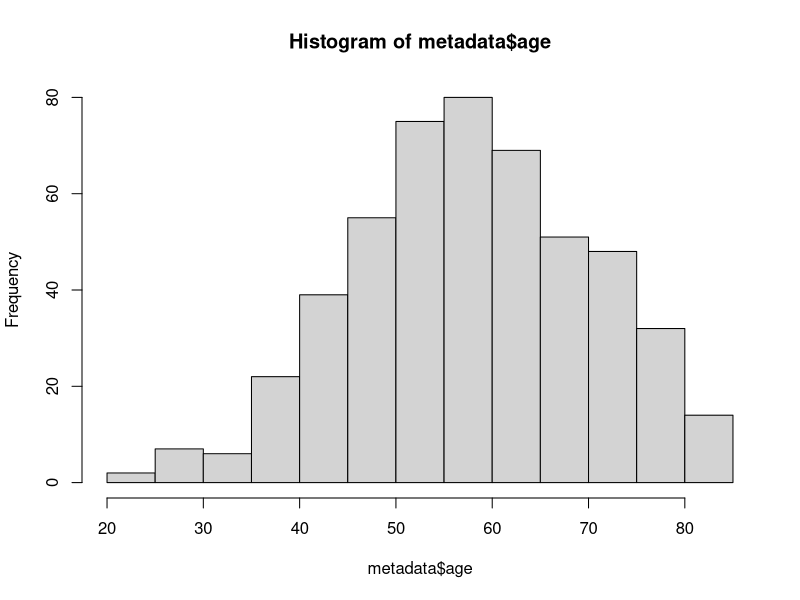
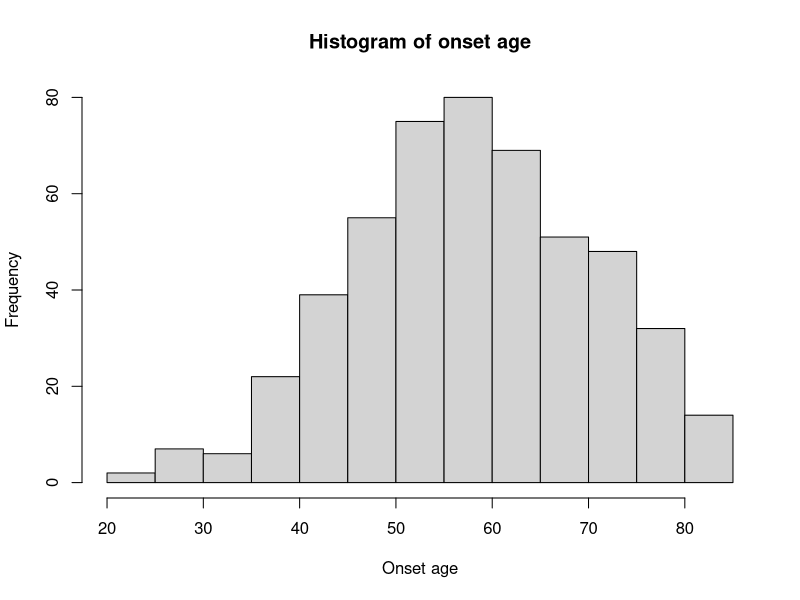
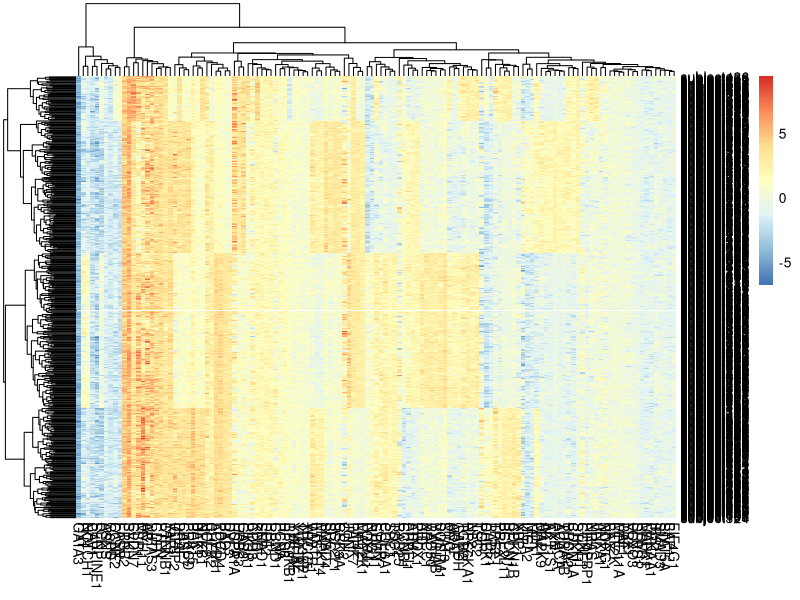
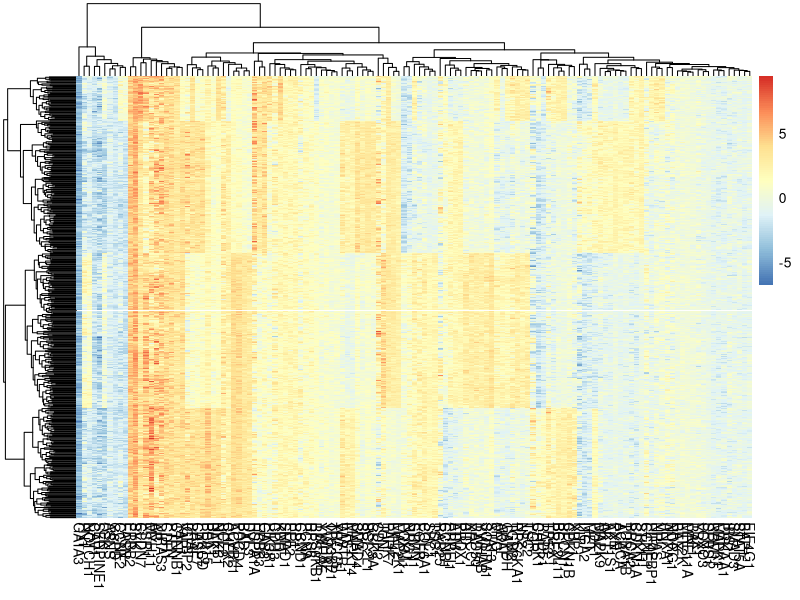

Write the R code that produced these figures, in order.
## ---- chunk 1
metadata <- read.csv("metadata.csv")
hist(metadata$age)
hist(metadata$age, main = "Histogram of onset age", xlab = "Onset age")
## ---- chunk 2
library(pheatmap)
data <- read.csv("patient_data.csv")
pheatmap(data)
pheatmap(data, show_rownames = F)
